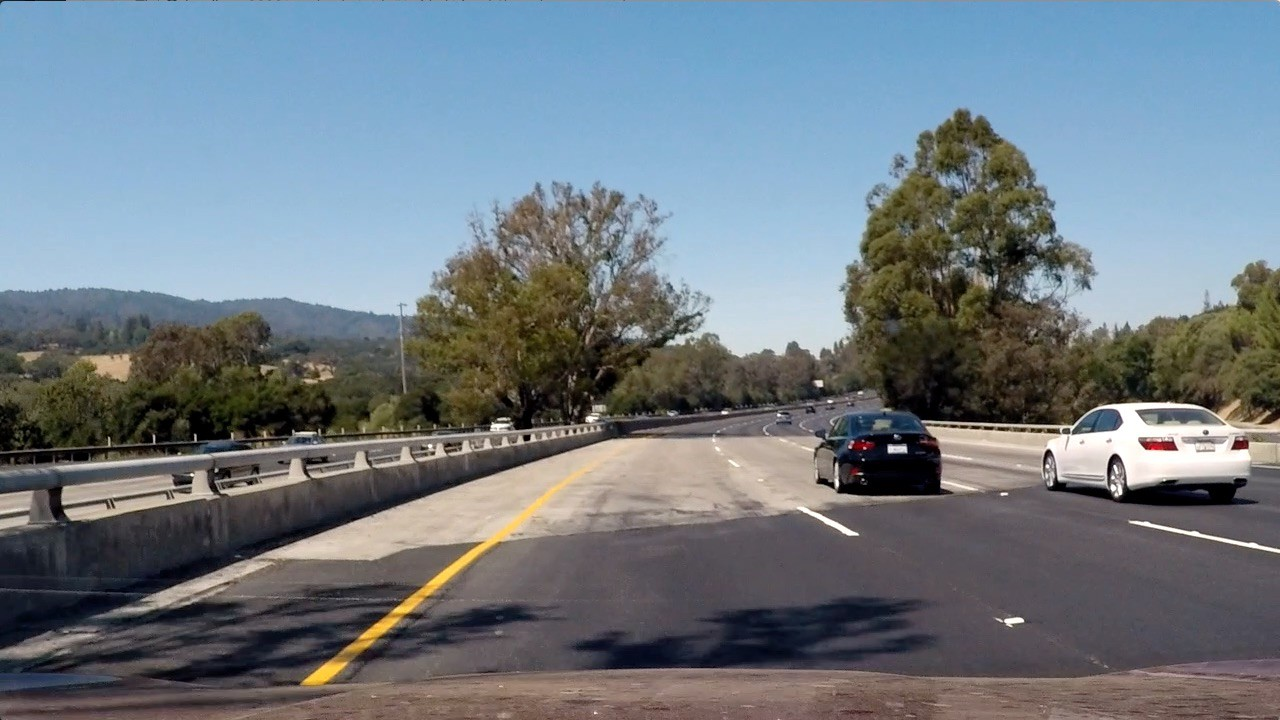
#> input picture CarDetection/x.jpeg, 1280 x 720 px
$ jupyter execute --allow-errors CarDetection_SVM.ipynb   (older library calls are emulated)
#> lines starting #> are read from the running program, lines starting #| are printed output that depends on the picture
### CarDetection/CarDetection_HOG.py
#!/usr/bin/env python
# coding: utf-8

# In[1]:


import math
import pandas as pd
import numpy as np
from skimage import data , io , filters #Data for images , io for imshow , filters for prewitt
import matplotlib as mpl
import matplotlib.pyplot as plt
import colorsys
import cv2
get_ipython().run_line_magic('matplotlib', 'inline')
cell_size = 8
n_block = 1
win_size = 64
hists_per_dim =(win_size-cell_size*n_block)//cell_size+1
n_angles = 18
angle_step = 20
hist_grid = None
block_grid = None
grad_mag_grid = None
grad_dir_grid = None
max_angle = 360
n_block_vals = n_block*n_block*n_angles
n_win_blocks = hists_per_dim*hists_per_dim
n_win_vals = n_win_blocks * n_block_vals

#from CarDetection_SVM.py import p


# In[2]:


def display(img, isgray):
    plt.figure(dpi=150)
    if(isgray):
        plt.imshow(img, cmap='gray')
    else:
        plt.imshow(img)
    plt.show()

def readimg(name):
    img = io.imread(name)
    return cv2.cvtColor(img, cv2.COLOR_RGB2LUV)


# In[3]:


# [80 lines left out: functions get_mags_and_dirs, preprocess_grad_grids, get_hist_grid, Block_Normalization_Preprocess, Block_Normalization, not called in this run]


# In[6]:


'''
img = io.imread('image0974.png')
display(img, True)
print(img.shape)
hist_grid = get_hist_grid(img, 8)
#print("element ", 11, ", ", 16, " in histogram grid: ", hist_grid[11, 16, :])
giant_hist = Block_Normalization(hist_grid)
print("length of giant histogram: ", len(giant_hist))
'''

### CarDetection/CarDetection_SVM.ipynb
[cell 1]
import numpy as np , math
from skimage import io
from CarDetection_HOG import display , get_hist_grid , Block_Normalization
from sklearn.metrics import accuracy_score
from sklearn.model_selection import train_test_split
from sklearn.svm import SVC
from skimage.transform import resize
n_imgs = 16000
n_win = 32
n_cell = 8
n_block = 2
n_sml_hist = 18
hists_per_dim =(n_win-n_cell*n_block)//n_cell+1
n_hist = hists_per_dim * hists_per_dim*n_sml_hist*n_block*n_block
test_ratio = 0.2
thres = 20

[cell 2]
x = np.zeros((n_imgs,n_hist) , dtype=np.float)
y = np.zeros((n_imgs) , dtype=np.float)

img_index = 1
#Reading Vehicles & Non-Vehicles images:
#> (the rest of this cell did not finish here and is left out)

[cell 3]
x_train , x_test , y_train , y_test = train_test_split(x , y, test_size = test_ratio)
#> x_train: shape (12800, 648) float64; every value is 0
#> x_test: shape (3200, 648) float64; every value is 0
#> y_train = 12800 values from 0 to 0; y_test = 3200 values from 0 to 0
#> x: shape (16000, 648) float64; every value is 0
clf = SVC(kernel='linear')
#> (the rest of this cell did not finish here and is left out)

[cell 4]
def Classify(img):
    res = clf.predict(img)
    return res[0]

[cell 5]
def Crop_Image(img):
    return img[img.shape[0]//2 : img.shape[0]]

[cell 6]
def Slide_Window(img , window_size , step):
    h = (img.shape[0] - window_size) // step + 1
    w = (img.shape[1] - window_size) // step + 1

    R,C = img.shape[0] , img.shape[1]
    mat = np.zeros((h,w) , dtype = np.byte)
    window = np.zeros((1,n_hist) , dtype=np.float)
    i = -1

    for I in range(0 , R , step):
        if(R-I >= window_size):
            i += 1
            j = 0
            for J in range(0 , C , step):
                if(C-J >= window_size):
                    window[0,:] = Block_Normalization(get_hist_grid(img[I : I+window_size , J : J+window_size] , n_cell))
                    mat[i][j] = Classify(window)

                    j += 1

                else:
                    break
        else:
            break

    return mat

[cell 7]
def get_heatmap(img, win_r, win_c, scale1, scale2):
    img = Crop_Image(img)
    img = resize(img, (scale1, scale2), anti_aliasing=True)
    r, c = img.shape[0], img.shape[1]
    win_mat=Slide_Window(img, win_r, 1)
    print(win_mat.shape)
    print(win_mat)
    for i in range(r-win_r+1):
        for j in range(1, c-win_c+1):
            win_mat[i,j]+=win_mat[i,j-1]
    for j in range(c-win_c+1):
        for i in range(1, r-win_r+1):
            win_mat[i,j]+=win_mat[i-1,j]
    pxl_mat = np.zeros((r, c), dtype=int)
    for i in range(r):
        for j in range(c):
            tl_i, tl_j = max(i-win_r+1, 0), max(j-win_c+1, 0)
            br_i, br_j = min(i+win_r-1, r-1), min(j+win_c-1, c-1)
            br_i, br_j = br_i-win_r+1, br_j-win_c+1
            sum = win_mat[br_i, br_j]
            if(tl_i-1>=0):
                sum -= win_mat[tl_i-1, br_j]
            if(tl_j-1>=0):
                sum -= win_mat[br_i, tl_j-1]
            if(tl_i-1>=0 and tl_j-1>=0):
                sum += win_mat[tl_i-1, tl_j-1]
            if(sum < thres):
                sum = 0
            pxl_mat[i, j] = sum
    return pxl_mat

[cell 8]
im = io.imread('x.jpeg')
#> im is the input picture: shape (720, 1280, 3); mean R, G, B 112.1, 122.6, 130.9
#> (the rest of this cell did not finish here and is left out)

#> in Crop_Image, `return img[img.shape[0]//2 : img.shape[0]]`:
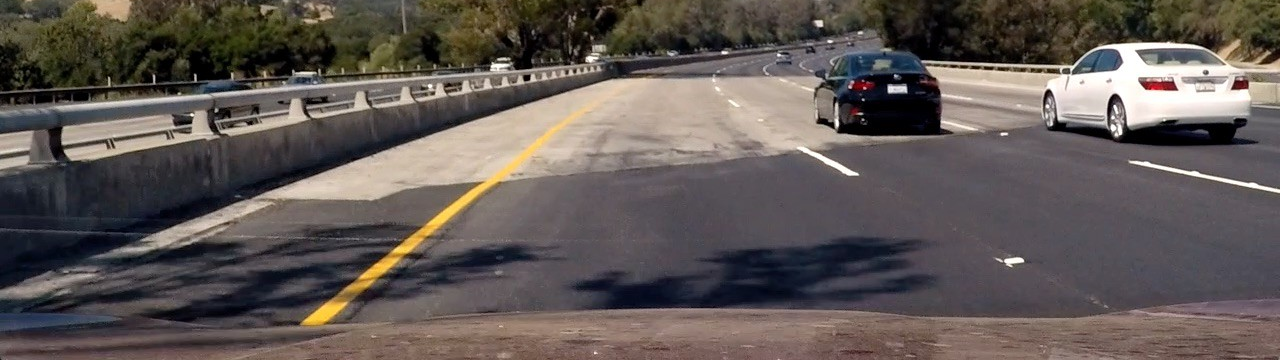
#> returned value: shape (360, 1280, 3); mean of channels 0, 1, 2 96.1, 88.2, 84.6; drawn as R, G, B
#> in get_heatmap, `img = resize(img, (scale1, scale2), anti_aliasing=True)`:
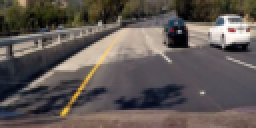
#> img: shape (64, 128, 3) float64 (shown 2 times larger); mean of channels 0, 1, 2 0.377, 0.346, 0.332; drawn as R, G, B
#> after the loop in Slide_Window, `for I in range(0 , R , step):`: mat: shape (33, 97) int8; every value is 0
#> after the loop in Slide_Window, `for I in range(0 , R , step):`: i = 0
#print(qt)

#> (a cell that did not finish here is left out)

[cell 10]
img2 = Crop_Image(im)
img2 = resize(img2, (64, 128), anti_aliasing=True)
display(img2, False)

$ run again, with CarDetection/x3.png saved as CarDetection/x.jpeg
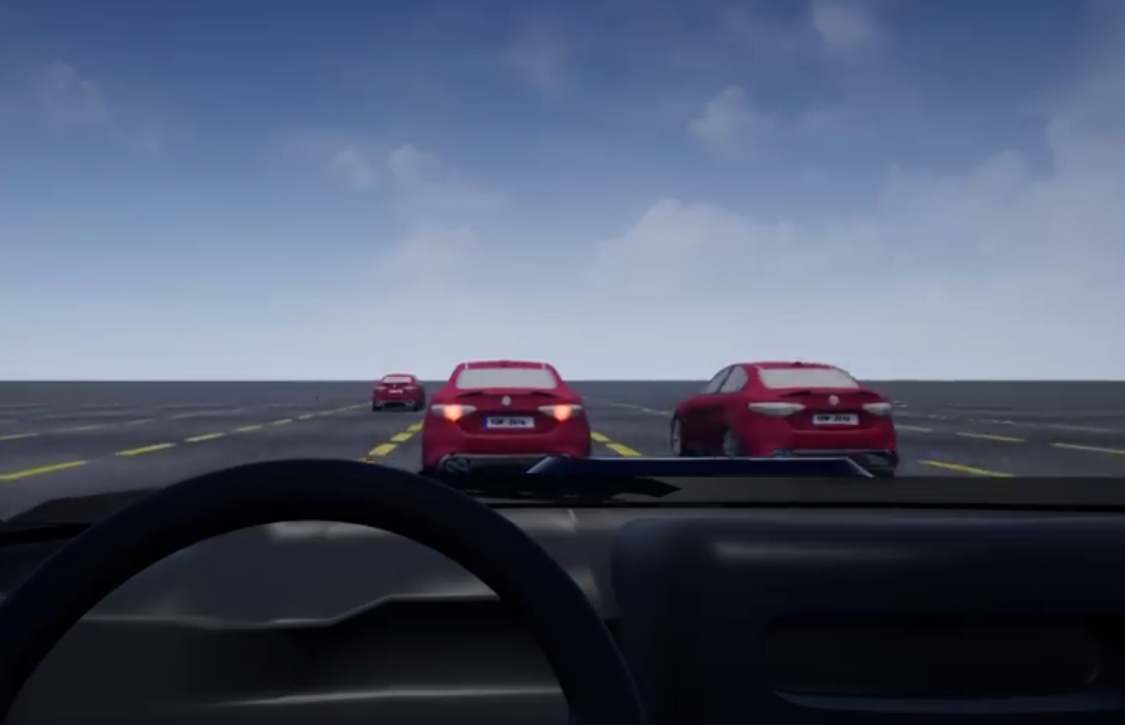
#> input picture CarDetection/x3.png, 1125 x 725 px
#> x_train: shape (12800, 648) float64; every value is 0
#> x_test: shape (3200, 648) float64; every value is 0
#> y_train = 12800 values from 0 to 0; y_test = 3200 values from 0 to 0
#> x: shape (16000, 648) float64; every value is 0
#> im is the input picture: shape (725, 1125, 3); mean R, G, B 78.8, 87.7, 109.7
#> in Crop_Image, `return img[img.shape[0]//2 : img.shape[0]]`:
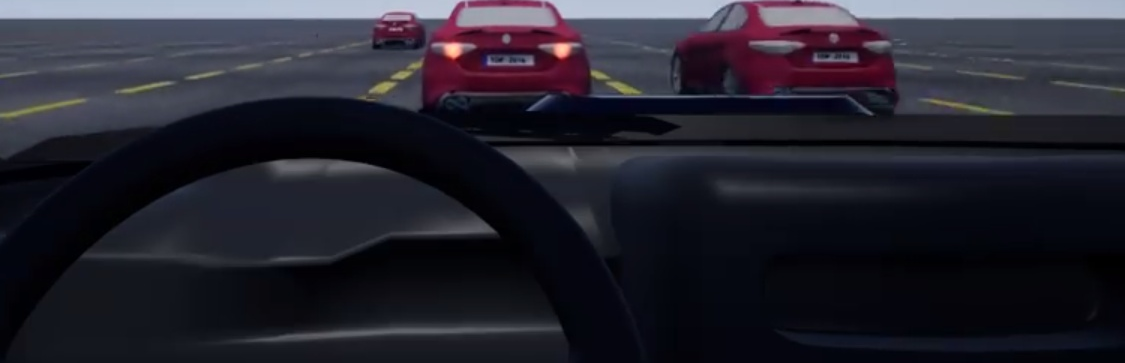
#> returned value: shape (363, 1125, 3); mean of channels 0, 1, 2 37.8, 36.7, 47.1; drawn as R, G, B
#> in get_heatmap, `img = resize(img, (scale1, scale2), anti_aliasing=True)`:
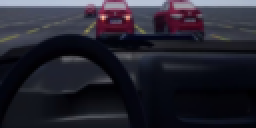
#> img: shape (64, 128, 3) float64 (shown 2 times larger); mean of channels 0, 1, 2 0.148, 0.144, 0.185; drawn as R, G, B
#> after the loop in Slide_Window, `for I in range(0 , R , step):`: i = 0
